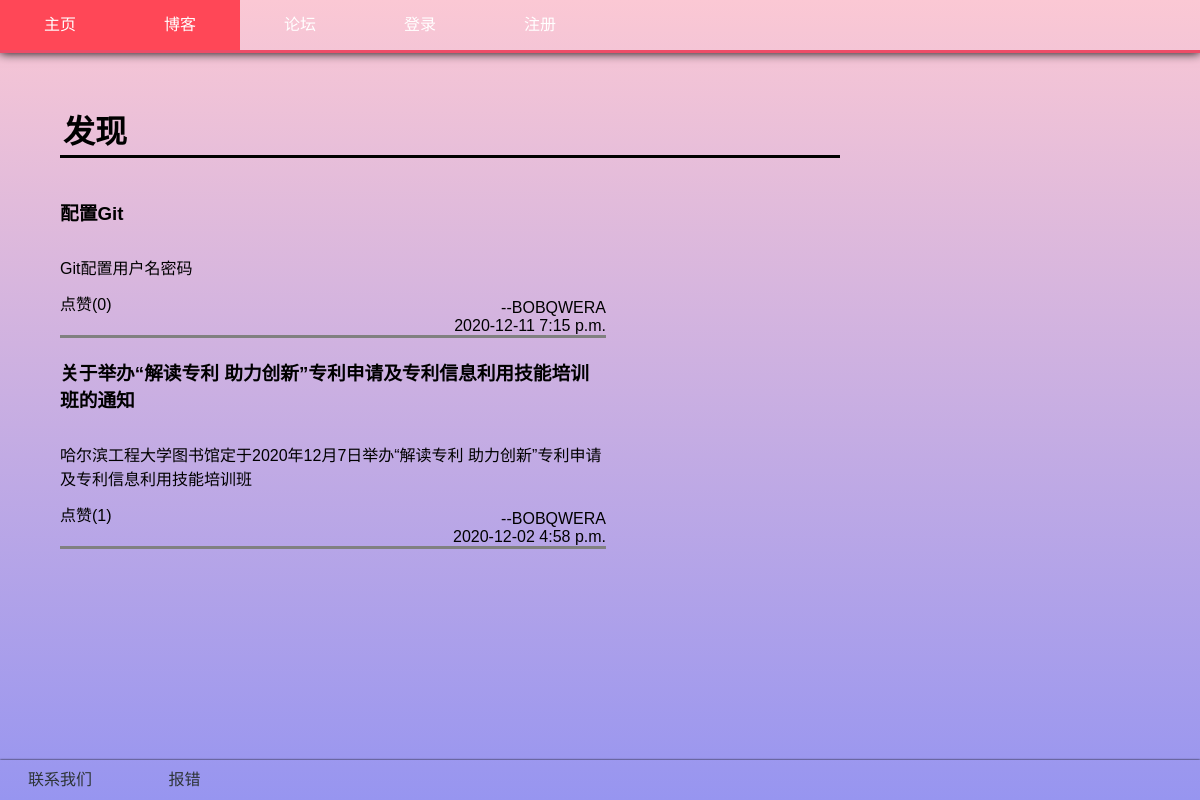
Page /blog/ (signed in) on the earlier database version.
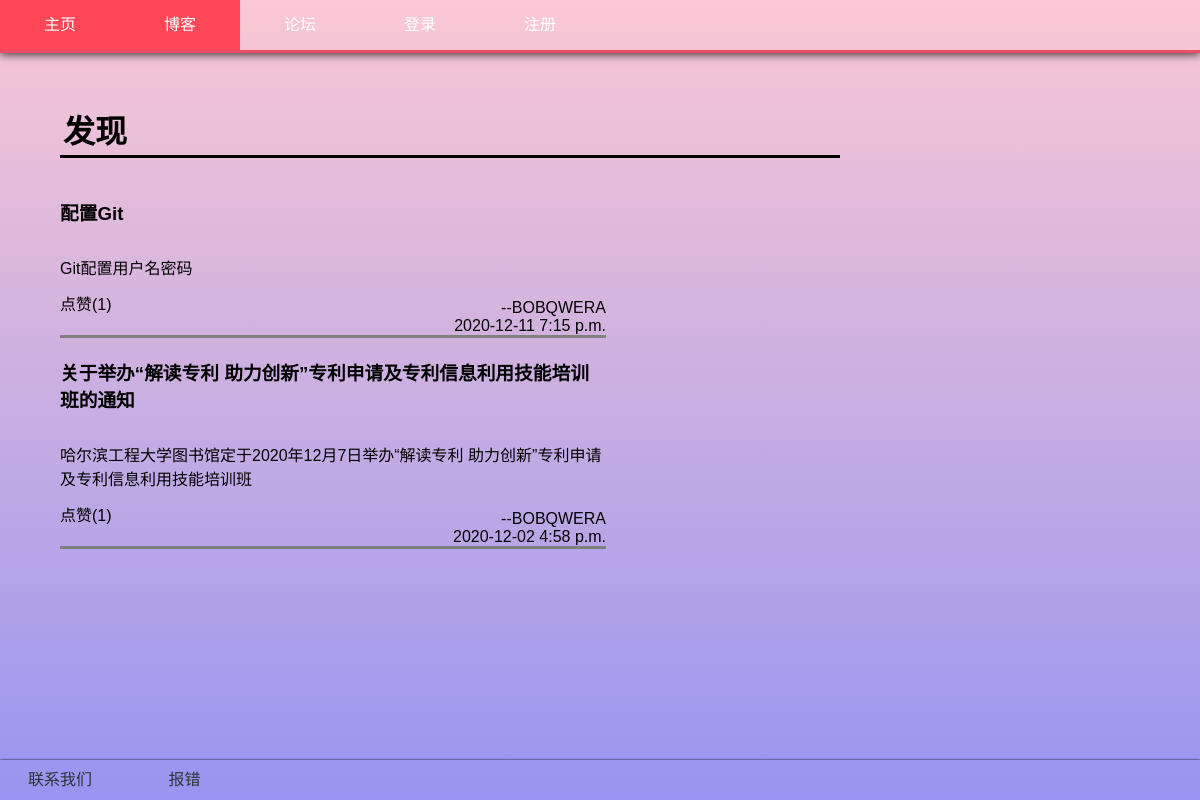
Same page on the later database version.
### blog/models.py (models this page shows, shortened)
class Blog(models.Model):
    author = models.ForeignKey(User,on_delete=models.CASCADE)
    headline = models.CharField(max_length=50)
    text = models.TextField()
    pub_time = models.DateTimeField(auto_now_add=True)
    update_time = models.DateTimeField(auto_now=True)
    hits = models.IntegerField(default=0)
    number_of_likes = models.IntegerField(default=0)
    share = models.BooleanField(default=False)
    abstract = models.CharField(max_length=100,default='暂无简介，进来看看吧')
    ex = models.ForeignKey(Examine,on_delete=models.CASCADE)
    class Meta:
        ordering = ['-pub_time']

### user/models.py (models this page shows, shortened)
class User(models.Model):
    username=models.CharField(max_length=20,unique=True)
    nickname=models.CharField(max_length=20)
    password=models.CharField(max_length=100)
    telephone=models.CharField(max_length=15)
    email=models.EmailField()
    usertype=models.CharField(max_length=2,choices=USER_TYPE_CHOICES)
    credit = models.IntegerField(default=100)
    score = models.IntegerField(default=0)
    face = models.FileField(upload_to='img',null=True,blank=True)
    friend = models.ManyToManyField('self',related_name='friends')
    friend_apply = models.ManyToManyField('self',through='Apply')
    last_logined = models.DateTimeField(auto_now_add=True)
    last_signed  = models.DateTimeField(auto_now_add=True)
    ex = models.ForeignKey(Examine,on_delete=models.CASCADE)

### blog/views.py (the view)
# urls.py: path('',views.index,name = 'blog'),
def index(request):
    message = {}
    message.update(function._get_logined_message(request))
    message.update(function._get_blog_message(request))
    return render(request,'blog/blog.html',message)

### function.py (called while the page is built, shortened)
def _get_blog(username=False, shared=True, ex_name='综合管理'):
    if username:
        if shared:
            return Blog.objects.filter(author__username=username).filter(share=True).filter(ex__name=ex_name)
        else:
            return Blog.objects.filter(author__username=username).filter(ex__name=ex_name)
    else:
        if shared:
            return Blog.objects.filter(share=True).filter(ex__name=ex_name)
        else:
            return Blog.objects.all().filter(ex__name=ex_name)

def _get_blog_message(request, shared=True):
    message = {'has_blog': False, 'more': False}
    articles = _get_blog(shared=shared)
    if articles:
        message['has_blog'] = True
    message['articles'] = articles[:20]
    if len(articles) > 20:
        message['more'] = True
    if _logined(request):
        personal_message = _get_space_message(_logined(request), False)
        message['personal_blog'] = personal_message['articles']
        message['not_has_personal_blog'] = not personal_message['has_blog']
    return message

def _get_cookie_from_request(request):
    if 'Cookie' not in request.headers:
        return {}
    cookie_string = request.headers['Cookie']
    cookie_dict = {}
    for cookie in cookie_string.split('; '):
        name, value = cookie.split('=')
        cookie_dict[name] = value
    return cookie_dict

def _get_logined_message(request):
    message = {'logined': False}
    username = _logined(request)
    if username:
        message = {'logined': True, 'username': username}
        user = _get_user_by_username(username)
        if user.usertype == 'SU':
            message['SU'] = True
    return message

def _logined(request):
    cookie = _get_cookie_from_request(request)
    if 'username' not in cookie.keys() or 'sessionid' not in cookie.keys():
        return False

### templates/blog/blog.html (shortened to what this page needs)
{% extends 'base.html' %}
{% block css %}
<link rel="stylesheet" href="/static/css/button.css">
<link rel="stylesheet" href="/static/css/space.css">
<link rel="stylesheet" href="/static/css/blog.css">
{% endblock css %}
{% block body %}
<h1 id="username">发现</h1>
<div class="blog">
    {% if has_blog %}
    {% for article in articles %}
    <a class="article" href="/blog/article/{{article.id}}/">
        <h3>{{article.headline}}</h3>
        <p>{{article.abstract}}</p>
        <p class="like">点赞({{article.number_of_likes}})</p>
        <p class="author">--{{article.author.username}}</p>
        <p class="pub-time">{{article.pub_time|date:'Y-m-d P'}}</p>
    </a>
    {% endfor %}
    {% else %}
    <div class="none"><p>空空如也~</p></div>
    {% endif %}
</div>
{% endblock %}

### templates/base.html (shortened to what this page needs)
<!DOCTYPE html>
<html lang="en">
<head>
    <link rel="stylesheet" href="/static/css/header.css">
    <link rel="stylesheet" href="/static/css/footer.css">
    <link rel="stylesheet" href="/static/css/bar.css">
    {% block css %}{% endblock css %}
</head>
<body>
    <div class="header">
        <nav>
            <a href="/" class="head">主页</a>
            <a href="/blog/" class="head">博客</a>
            <a href="/forum/" class="head">论坛</a>
            <a href="/user/login/" class="head">登录</a>
            <a href="/user/register/" class="head">注册</a>
        </nav>
    </div>
    {% block body %}{% endblock body %}
    <footer>
        <nav>
            <a href="/">联系我们</a>
            <a href="/">报错</a>
        </nav>
    </footer>
</body>
</html>

### static/css/header.css (style rules this page uses)
* { margin: 0; padding: 0; outline: 0; border: 0; }
html,body { height: 100%; width: 100%; }
body { font-family: Arial, "Helvetica Neue", Helvetica, sans-serif; background-image: linear-gradient(to top, #9795f0 0%, #fbc8d4 100%); background-attachment: fixed; }
.header { position: relative; width: 100%; height: 50px; box-shadow: 0 0 10px 0 #000; border-bottom: 3px solid #ED4C67; z-index: 10; }
.header nav { height: 50px; font-size: 0; }
.header nav a { display: inline-block; text-align: center; text-decoration: none; color: #fff; width: 10%; height: 100%; line-height: 50px; font-size: 16px; }
.header a#ani { width: 10%; background-color:#ff4757; z-index: -1; }

### static/css/footer.css (style rules this page uses)
footer { position: absolute; height: 40px; width: 100%; bottom: 0; z-index: 10; box-shadow: 0 0 2px 0 #000; }
footer nav a { text-decoration: none; line-height: 40px; display: inline-block; width: 10%; text-align: center; color: #2d3436; }

### static/css/space.css (style rules this page uses)
#username { margin-left: 5%; margin-top: 50px; margin-right: 30%; padding: 3px; border-bottom: 3px solid; }
.blog { margin-left: 5%; margin-top: 20px; height: calc(100% - 270px); width: 65%; overflow: scroll; }
.article { display: block; text-decoration: none; color: black; margin-top: 20px; width: 70%; border-bottom: 3px solid gray; position: relative; transition: .4s; }
.article h3 { margin-bottom: 10px; }
.article p { padding: 20px 0; }

### static/css/blog.css (style rules this page uses)
p.author { width: 100%; text-align: right; margin: 0; padding: 0; }
p.pub-time { width: 100%; text-align: right; margin: 0; padding: 0; }
p.like { display: inline-block; position: absolute; bottom: 0; }

Differences in the rows shown:
changed Blog "配置Git": number_of_likes "0" → "1"
